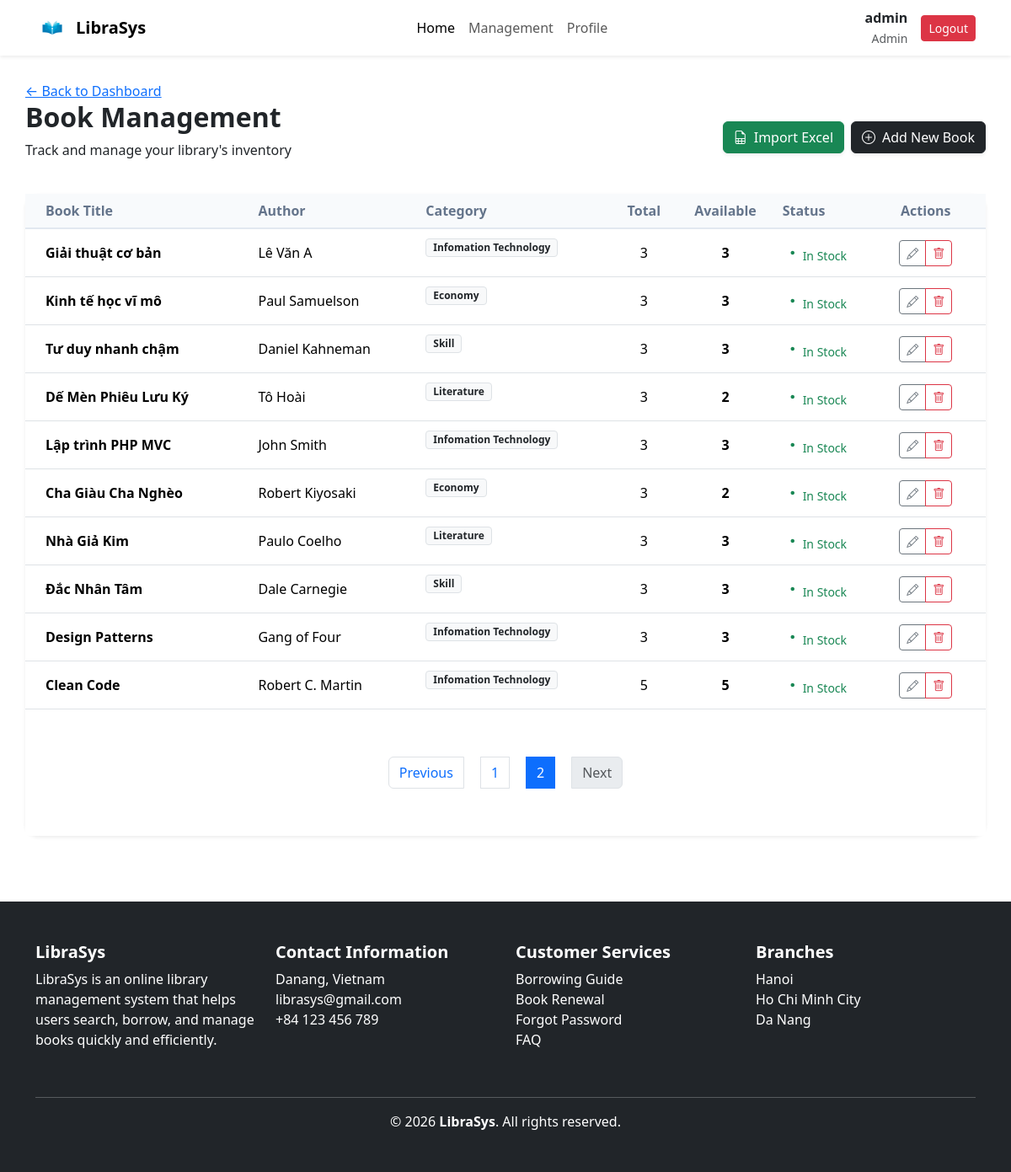
Screenshot of /admin/books?page=2 (signed in) with the database file from the repository.
### tables this page shows
CREATE TABLE `books` (
  `book_id` int(11) NOT NULL,
  `title` varchar(255) NOT NULL,
  `author` varchar(150) DEFAULT NULL,
  `category_id` int(11) DEFAULT NULL,
  `image_url` varchar(255) DEFAULT NULL,
  `Description` text DEFAULT NULL
);

CREATE TABLE `categories` (
  `category_id` int(11) NOT NULL,
  `category_name` varchar(100) NOT NULL
);

### app/core/Controller.php (called while the page is built, shortened)
<?php
class Controller
{
    protected function model($model)
    {
        $modelPath = __DIR__ . '/../models/' . $model . '.php';
        return new $model();
    }
    protected function view($view, $data = [])
    {
        extract($data);
        $viewPath = __DIR__ . '/../views/' . $view . '.php';
        require_once $viewPath;
    }
}

### app/controllers/AdminController.php (called while the page is built, shortened)
<?php
class AdminController extends Controller
{
    public function books()
    {
        $bookModel = $this->model('Book');
        $categoryModel = $this->model('Category');
        $limit = 10;
        $page = isset($_GET['page']) ? (int)$_GET['page'] : 1;
        $offset = ($page - 1) * $limit;
        $books = $bookModel->getBooks([], $limit, $offset);
        $categories = $categoryModel->getAllCategories();
        $totalBooks = $bookModel->countBooks();
        $totalPages = ceil($totalBooks / $limit);
        $this->view('admin/books', [
            'books' => $books,
            'categories' => $categories,
            'currentPage' => $page,
            'totalPages' => $totalPages
        ]);
    }
}

### app/core/Router.php (called while the page is built, shortened)
<?php
class Router
{
    public function run()
    {
        $requestUri = parse_url($_SERVER['REQUEST_URI'], PHP_URL_PATH);
        if (strpos($requestUri, '/public/') !== false) {
            $requestUri = substr($requestUri, strpos($requestUri, '/public/') + 8);
        } elseif (substr($requestUri, -7) === '/public') {
            $requestUri = '';
        } else {
            $requestUri = trim($requestUri, '/');
        }
        $requestUri = trim($requestUri, '/');
        $requestUri = preg_replace('/\.php$/', '', $requestUri);
        $requestUri = preg_replace('/^index\/?/', '', $requestUri);
        $parts = !empty($requestUri) ? explode('/', $requestUri) : [];
        $parts = array_filter($parts, fn($p) => !empty($p));
        $parts = array_values($parts);
        $method = !empty($parts[1]) ? $parts[1] : 'index';
        $params = array_slice($parts, 2);
        $controller = new $controllerName();
        call_user_func_array([$controller, $method], $params);
    }
}

### public/index.php (called while the page is built, shortened)
<?php
require_once __DIR__ . '/../app/config/database.php';
require_once __DIR__ . '/../app/core/Router.php';
require_once __DIR__ . '/../app/core/Controller.php';
require_once __DIR__ . '/../app/core/Model.php';
$router = new Router();
$router->run();

### app/core/Model.php (called while the page is built, shortened)
<?php
class Model {
    public function __construct() {
        $database = new Database();
        $this->db = $database->connect();
    }
}

### app/config/database.php (called while the page is built, shortened)
<?php
class Database {
    private $host = 'localhost';
    private $db_name = 'library_management';
    private $username = 'root';
    private $password = '';
    private $conn;
    public function connect() {
        try {
            $this->conn = new PDO(
                "mysql:host={$this->host};dbname={$this->db_name};charset=utf8",
                $this->username,
                $this->password
            );
            $this->conn->setAttribute(PDO::ATTR_ERRMODE, PDO::ERRMODE_EXCEPTION);
        } catch (PDOException $e) {
            die('Database connection failed: ' . $e->getMessage());
        }
        return $this->conn;
    }
}

### app/models/Book.php (called while the page is built, shortened)
<?php
class Book extends Model
{
    public function getBooks(array $filters = [], $limit = 12, $offset = 0)
    {
        $baseSql = "SELECT b.*, c.category_name,
                (SELECT COUNT(*) FROM book_copies bc
                 WHERE bc.book_id = b.book_id) as total_copies,
                (SELECT COUNT(*) FROM book_copies bc
                 WHERE bc.book_id = b.book_id AND bc.status = 'available') as available
                FROM books b
                LEFT JOIN categories c ON b.category_id = c.category_id";
        $baseSql .= " ORDER BY b.book_id DESC LIMIT :limit OFFSET :offset";
        $stmt = $this->db->prepare($baseSql);
        $stmt->bindValue(':limit', $limit, PDO::PARAM_INT);
        $stmt->bindValue(':offset', $offset, PDO::PARAM_INT);
        $stmt->execute();
        return $stmt->fetchAll(PDO::FETCH_ASSOC);
    }
}

### app/views/admin/books.php (the view, shortened to what this page needs)
<?php require_once __DIR__ . '/../layouts/header.php'; ?>
<div class="admin-container">
    <div class="main-content">
        <a href="<?= BASE_URL ?>/admin/index" class="btn-back">
            ← Back to Dashboard
        </a>
        <div class="admin-overview">
            <div class="overview-header d-flex justify-content-between align-items-center mb-4">
                <div>
                    <h1>Book Management</h1>
                    <p>Track and manage your library's inventory</p>
                </div>
                <div class="d-flex gap-2">
                    <form action="<?= BASE_URL ?>/admin/import" method="POST" enctype="multipart/form-data">
                        <button type="button" class="btn btn-success shadow-sm"
                            onclick="document.getElementById('importExcelInput').click()">
                            <i class="bi bi-file-earmark-spreadsheet me-2"></i>Import Excel
                        </button>
                    </form>
                    <button class="btn btn-dark shadow-sm" data-bs-toggle="modal" data-bs-target="#addBookModal">
                        <i class="bi bi-plus-circle me-2"></i>Add New Book
                    </button>
                </div>
            </div>
            <div class="card border-0 shadow-sm rounded-4">
                <div class="card-body p-0">
                    <div class="table-responsive">
                        <table class="table table-hover align-middle mb-0">
                            <thead class="bg-light">
                                <tr>
                                    <th class="ps-4">Book Title</th>
                                    <th>Author</th>
                                    <th>Category</th>
                                    <th class="text-center">Total</th>
                                    <th class="text-center">Available</th>
                                    <th>Status</th>
                                    <th class="text-center pe-4">Actions</th>
                                </tr>
                            </thead>
                            <tbody>
                                <?php foreach ($data['books'] as $book): ?>
                                    <tr>
                                        <td class="ps-4 fw-bold"><?= htmlspecialchars($book['title']) ?></td>
                                        <td><?= htmlspecialchars($book['author']) ?></td>
                                        <td><span
                                                class="badge bg-light text-dark border"><?= htmlspecialchars($book['category_name']) ?></span>
                                        </td>
                                        <td class="text-center"><?= $book['total_copies'] ?></td>
                                        <td class="text-center fw-bold"><?= $book['available'] ?></td>
                                        <td>
                                            <?php if ($book['available'] > 0): ?>
                                                <span class="text-success small"><i class="bi bi-dot fs-4"></i>In Stock</span>
                                            <?php else: ?>
                                                <span class="text-danger small"><i class="bi bi-dot fs-4"></i>Out of
                                                    Stock</span>
                                            <?php endif; ?>
                                        </td>
                                        <td class="text-center pe-4">
                                            <div class="btn-group">
                                                <button class="btn btn-sm btn-outline-secondary edit-btn"
                                                    data-id="<?= $book['book_id'] ?>"
                                                    data-title="<?= htmlspecialchars($book['title']) ?>"
                                                    data-author="<?= htmlspecialchars($book['author']) ?>"
                                                    data-cat="<?= $book['category_id'] ?>"
                                                    data-desc="<?= htmlspecialchars($book['Description'] ?? '') ?>"
                                                    data-bs-toggle="modal" data-bs-target="#editBookModal">
                                                    <i class="bi bi-pencil"></i>
                                                </button>
                                                <a href="<?= BASE_URL ?>/admin/deleteBook/<?= $book['book_id'] ?>"
                                                    class="btn btn-sm btn-outline-danger"
                                                    onclick="return confirm('Delete this book and all its copies?')">
                                                    <i class="bi bi-trash"></i>
                                                </a>
                                            </div>
                                        </td>
                                    </tr>
                                <?php endforeach; ?>
                            </tbody>
                        </table>
                    </div>
                </div>
                <div class="card-footer bg-white py-3 border-0">
                    <nav aria-label="Page navigation">
                        <ul class="pagination justify-content-center mb-0">
                            <li class="page-item <?= ($data['currentPage'] <= 1) ? 'disabled' : '' ?>">
                                <a class="page-link" href="?page=<?= $data['currentPage'] - 1 ?>">Previous</a>
                            </li>
                            <?php for ($i = 1; $i <= $data['totalPages']; $i++): ?>
                                <li class="page-item <?= ($i == $data['currentPage']) ? 'active' : '' ?>">
                                    <a class="page-link" href="?page=<?= $i ?>"><?= $i ?></a>
                                </li>
                            <?php endfor; ?>
                            <li
                                class="page-item <?= ($data['currentPage'] >= $data['totalPages']) ? 'disabled' : '' ?>">
                                <a class="page-link" href="?page=<?= $data['currentPage'] + 1 ?>">Next</a>
                            </li>
                        </ul>
                    </nav>
                </div>
            </div>
        </div>
    </div>
</div>
<?php require_once __DIR__ . '/../layouts/footer.php'; ?>

### public/assets/css/style.css (style rules this page uses)
:root { --primary-color: #4a90e2; --secondary-color: #f39c12; --text-dark: #333; --text-muted: #777; --bg-light: #f8f9fa; --white: #ffffff; --danger: #e74c3c; --success: #2ecc71; --shadow: 0 4px 12px rgba(0, 0, 0, 0.1); }
.badge { display: inline-block; background: #e1f0ff; color: var(--primary-color); padding: 4px 8px; border-radius: 4px; font-size: 0.75rem; margin-bottom: 15px; align-self: flex-start; }
.pagination { display: flex; justify-content: center; align-items: center; gap: 20px; margin-top: 40px; padding-bottom: 40px; }

### public/assets/css/borrowed_books.css (style rules this page uses)
:root { --primary-gradient: linear-gradient(135deg, #667eea 0%, #764ba2 100%); --hover-shadow: 0 0.75rem 1.5rem rgba(0, 0, 0, 0.1); }
.table thead th { background-color: #f8fafc; font-weight: 600; color: #64748b; border-bottom: 2px solid #e2e8f0; }

### public/assets/css/admin.css (style rules this page uses)
.admin-container { display: flex; min-height: calc(100vh - 121px); }
.main-content { flex-grow: 1; padding: 30px; background-color: #fff; }
.admin-overview .overview-header h1 { font-size: 2rem; font-weight: 700; }

### rows the page displays
books: title "Giải thuật cơ bản", author "Lê Văn A", category.category_name "Infomation Technology", total_copies "3", available "3"
books: title "Kinh tế học vĩ mô", author "Paul Samuelson", category.category_name "Economy", total_copies "3", available "3"
books: title "Tư duy nhanh chậm", author "Daniel Kahneman", category.category_name "Skill", total_copies "3", available "3"
books: title "Dế Mèn Phiêu Lưu Ký", author "Tô Hoài", category.category_name "Literature", total_copies "3", available "2"
books: title "Lập trình PHP MVC", author "John Smith", category.category_name "Infomation Technology", total_copies "3", available "3"
books: title "Cha Giàu Cha Nghèo", author "Robert Kiyosaki", category.category_name "Economy", total_copies "3", available "2"
books: title "Nhà Giả Kim", author "Paulo Coelho", category.category_name "Literature", total_copies "3", available "3"
books: title "Đắc Nhân Tâm", author "Dale Carnegie", category.category_name "Skill", total_copies "3", available "3"
books: title "Design Patterns", author "Gang of Four", category.category_name "Infomation Technology", total_copies "3", available "3"
books: title "Clean Code", author "Robert C. Martin", category.category_name "Infomation Technology", total_copies "5", available "5"

### other values shown
$_SESSION['username'] "admin"
$_SESSION['role'] "Admin"
